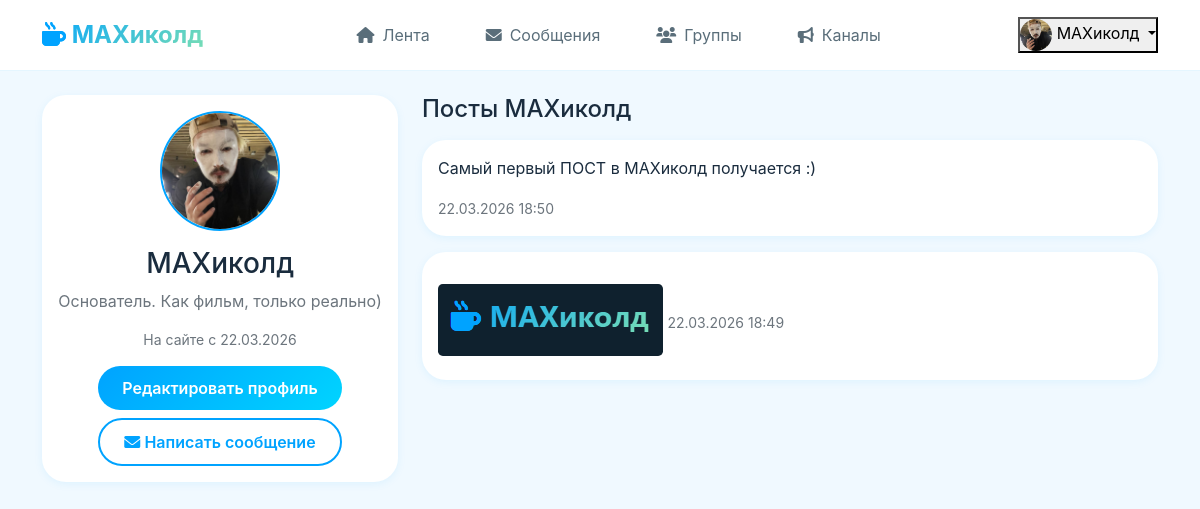
Screenshot of /profile/MAXиколд (signed in) with the database file from the repository.
### app.py (models this page shows, shortened)
class User(UserMixin, db.Model):
    id = db.Column(db.Integer, primary_key=True)
    username = db.Column(db.String(80), unique=True, nullable=False)
    email = db.Column(db.String(120), unique=True, nullable=False)
    password_hash = db.Column(db.String(200), nullable=False)
    avatar = db.Column(db.String(200), default='avatars/default.png')
    bio = db.Column(db.Text, default='')
    created_at = db.Column(db.DateTime, default=datetime.utcnow)
    posts = db.relationship('Post', backref='author', lazy=True)
    comments = db.relationship('Comment', backref='author', lazy=True)
    likes = db.relationship('Like', backref='user', lazy=True)

class Post(db.Model):
    id = db.Column(db.Integer, primary_key=True)
    content = db.Column(db.Text, nullable=False)
    image = db.Column(db.String(200))
    created_at = db.Column(db.DateTime, default=datetime.utcnow)
    user_id = db.Column(db.Integer, db.ForeignKey('user.id'), nullable=False)
    comments = db.relationship('Comment', backref='post', lazy=True, cascade='all, delete-orphan')
    likes = db.relationship('Like', backref='post', lazy=True, cascade='all, delete-orphan')

### app.py (the view)
@app.route('/profile/<username>')
@login_required
def profile(username):
    user = User.query.filter_by(username=username).first_or_404()
    posts = Post.query.filter_by(user_id=user.id).order_by(Post.created_at.desc()).all()
    return render_template('profile.html', profile_user=user, posts=posts)

### app.py (called while the page is built)
@login_manager.user_loader
def load_user(user_id):
    return User.query.get(int(user_id))

### templates/profile.html (shortened to what this page needs)
{% extends "base.html" %}
{% block content %}
<div class="row">
    <div class="col-md-4">
        <div class="card text-center">
            <div class="card-body">
                <img src="{{ url_for('static', filename='uploads/' + profile_user.avatar) }}" class="avatar mb-3" style="width: 120px; height: 120px;">
                <h3>{{ profile_user.username }}</h3>
                <p class="text-secondary">{{ profile_user.bio or "Пользователь пока ничего не рассказал о себе" }}</p>
                <p class="small text-secondary">На сайте с {{ profile_user.created_at.strftime('%d.%m.%Y') }}</p>
                {% if current_user.id == profile_user.id %}
                <a href="{{ url_for('edit_profile') }}" class="btn btn-primary">Редактировать профиль</a>
                {% endif %}
                <a href="{{ url_for('private_chat', user_id=profile_user.id) }}" class="btn btn-outline mt-2">
                    <i class="fas fa-envelope"></i> Написать сообщение
                </a>
            </div>
        </div>
    </div>
    <div class="col-md-8">
        <h4 class="mb-3">Посты {{ profile_user.username }}</h4>
        {% for post in posts %}
        <div class="card mb-3">
            <div class="card-body">
                <p>{{ post.content }}</p>
                {% if post.image %}
                <img src="{{ url_for('static', filename='uploads/' + post.image) }}" class="img-fluid rounded-3 mb-2" style="max-height: 300px;">
                {% endif %}
                <small class="text-secondary">{{ post.created_at.strftime('%d.%m.%Y %H:%M') }}</small>
            </div>
        </div>
        {% endfor %}
    </div>
</div>
{% endblock %}

### templates/base.html (shortened to what this page needs)
<!DOCTYPE html>
<html lang="ru" data-theme="light">
<head>
    <link href="https://cdn.jsdelivr.net/npm/bootstrap@5.1.3/dist/css/bootstrap.min.css" rel="stylesheet">
    <link rel="stylesheet" href="https://cdnjs.cloudflare.com/ajax/libs/font-awesome/6.0.0/css/all.min.css">
    <link rel="stylesheet" href="{{ url_for('static', filename='css/style.css') }}">
</head>
<body>
    {% if current_user.is_authenticated %}
    <nav class="navbar">
        <div class="container">
            <a class="navbar-brand" href="{{ url_for('feed') }}">
                <i class="fas fa-mug-hot"></i>
                <span>MAXиколд</span>
            </a>
            <div class="nav-links">
                <a href="{{ url_for('feed') }}" class="nav-link {% if request.endpoint == 'feed' %}active{% endif %}">
                    <i class="fas fa-home"></i>
                    <span>Лента</span>
                </a>
                <a href="{{ url_for('messages') }}" class="nav-link {% if request.endpoint == 'messages' or request.endpoint == 'private_chat' %}active{% endif %}">
                    <i class="fas fa-envelope"></i>
                    <span>Сообщения</span>
                </a>
                <a href="{{ url_for('groups') }}" class="nav-link {% if request.endpoint == 'groups' or request.endpoint == 'group_chat' %}active{% endif %}">
                    <i class="fas fa-users"></i>
                    <span>Группы</span>
                </a>
                <a href="{{ url_for('channels') }}" class="nav-link {% if request.endpoint == 'channels' or request.endpoint == 'channel_view' %}active{% endif %}">
                    <i class="fas fa-bullhorn"></i>
                    <span>Каналы</span>
                </a>
            </div>
            <div class="user-menu">
                <div class="dropdown">
                    <button class="dropdown-toggle" data-bs-toggle="dropdown">
                        {% if current_user.avatar %}
                        <img src="{{ url_for('static', filename='uploads/' + current_user.avatar) }}" class="avatar-sm">
                        {% else %}
                        <i class="fas fa-user-circle"></i>
                        {% endif %}
                        <span>{{ current_user.username }}</span>
                    </button>
                </div>
            </div>
        </div>
    </nav>
    {% endif %}
    <main class="container mt-4">
        {% block content %}{% endblock %}
    </main>
</body>
</html>

### static/css/style.css (style rules this page uses)
:root { --primary-blue: #00A3FF; --primary-cyan: #00D4FF; --primary-mint: #7BDFB2; --bg-page: #F0F9FF; --bg-card: #FFFFFF; --bg-hover: #E6F4FF; --text-primary: #1A2C3E; --text-secondary: #5A6E7A; --shadow-sm: 0 2px 8px rgba(0, 163, 255, 0.08); --shadow-md: 0 4px 16px rgba(0, 163, 255, 0.12); --transition: all 0.3s ease; }
* { margin: 0; padding: 0; box-sizing: border-box; }
body { font-family: -apple-system, BlinkMacSystemFont, 'Segoe UI', Roboto, sans-serif; background: var(--bg-page); color: var(--text-primary); transition: var(--transition); }
.navbar { background: var(--bg-card); border-bottom: 1px solid rgba(0, 163, 255, 0.1); padding: 12px 0; position: sticky; top: 0; z-index: 1000; }
.navbar-brand { font-size: 1.5rem; font-weight: 700; background: linear-gradient(135deg, var(--primary-blue), var(--primary-mint)); -webkit-background-clip: text; background-clip: text; color: transparent; }
.navbar-brand i { color: var(--primary-blue); background: none; }
.nav-links { display: flex; gap: 24px; }
.nav-link { color: var(--text-secondary); text-decoration: none; padding: 8px 16px; border-radius: 40px; transition: var(--transition); display: flex; align-items: center; gap: 8px; }
.card { background: var(--bg-card); border: none; border-radius: 24px; box-shadow: var(--shadow-sm); transition: var(--transition); margin-bottom: 16px; }
.btn { border-radius: 40px; padding: 10px 24px; font-weight: 600; transition: var(--transition); border: none; cursor: pointer; }
.btn-primary { background: linear-gradient(135deg, var(--primary-blue), var(--primary-cyan)); color: white; }
.btn-outline { background: transparent; border: 2px solid var(--primary-blue); color: var(--primary-blue); }
.avatar { width: 48px; height: 48px; border-radius: 50%; object-fit: cover; border: 2px solid var(--primary-blue); }
.avatar-sm { width: 32px; height: 32px; border-radius: 50%; object-fit: cover; }

### rows the page displays
User: avatar (picture), username "MAXиколд", bio "Основатель. Как фильм, только реально)", created_at "22.03.2026"
Post: content "Самый первый ПОСТ в MAXиколд получается :)", created_at "22.03.2026 18:50"
Post: image (picture), created_at "22.03.2026 18:49"
